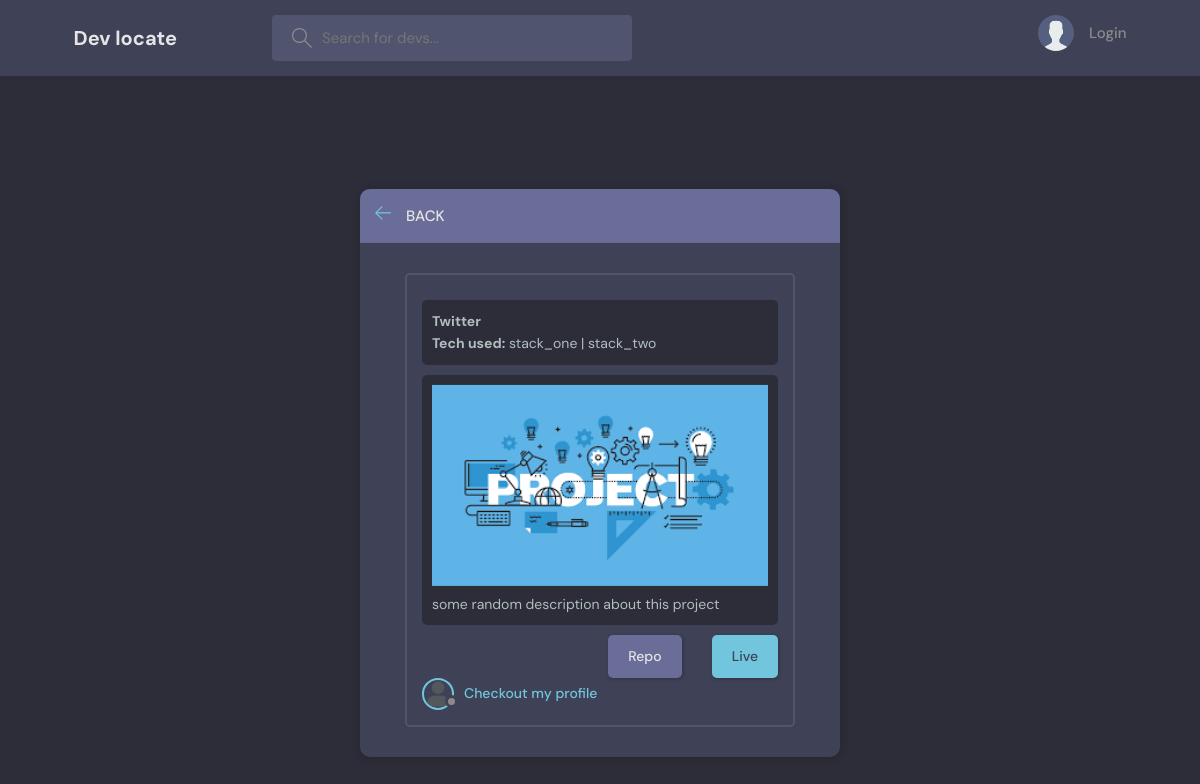
/project4/, run on an earlier commit of the app's database.
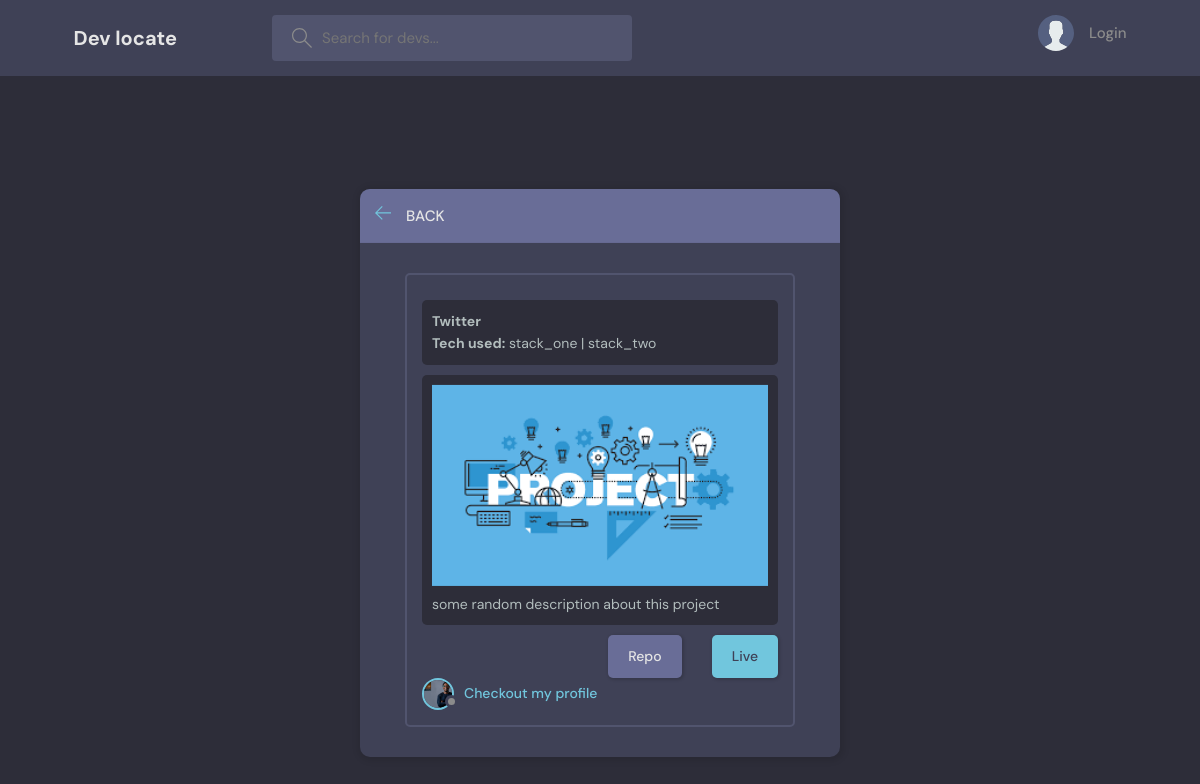
And on a later commit of the database.
### projects/models.py (models this page shows, shortened)
class Project(models.Model):
    engineer = models.ForeignKey(Engineer, on_delete=models.CASCADE)
    name = models.CharField(max_length=100)
    tech_used = models.CharField(max_length=200)
    updated = models.DateTimeField(auto_now=True)
    created = models.DateTimeField(auto_now_add=True)
    image = models.ImageField(default="project.png")
    description = models.TextField(null=True, blank=True)
    repo_url = models.URLField(null=True, blank=True)
    live_url = models.URLField(null=True, blank=True)
    make_public = models.BooleanField(default=False)
    @property
    def image_url(self):
        try:
            url = self.image.url
        except:
            url = ""
        return url
    class Meta:
        ordering = ["-created"]

### accounts/models.py (models this page shows, shortened)
class Engineer(AbstractUser):
    username = models.CharField(max_length=200, null=True)
    email = models.EmailField(unique=True, null=True)
    bio = models.TextField()
    avatar = models.ImageField(default="profile.png")
    country = models.CharField(max_length=200)
    years_of_experience = models.PositiveIntegerField(null=True, blank=True)
    tech_stack = models.CharField(null=True, blank=True, max_length=300)
    USERNAME_FIELD = "email"
    REQUIRED_FIELDS = ["username"]

### projects/views.py (the view)
# urls.py: path("project<str:pk>/", ProjectDetail.as_view(), name="detail_project"),
class ProjectDetail(DetailView):
    model = Project
    template_name = "../templates/detail.html"

### templates/detail.html
{% extends 'base.html' %}
{% block content %}
<main class="layout">
    <div class="container">
        <div class="layout__box" style="margin-top: 50px;">
            <div class="layout__boxHeader">
                <div class="layout__boxTitle">
                    <a href="{{request.META.HTTP_REFERER}}">
                        <svg version="1.1" xmlns="http://www.w3.org/2000/svg" width="32" height="32" viewBox="0 0 32 32">
                            <title>arrow-left</title>
                            <path
                                    d="M13.723 2.286l-13.723 13.714 13.719 13.714 1.616-1.611-10.96-10.96h27.625v-2.286h-27.625l10.965-10.965-1.616-1.607z"
                            ></path>
                        </svg>
                    </a>
                    <h3>back</h3>
                </div>
            </div>
            <div class="activities-page layout__body">
                <div class="activities__box">
                    <div class="activities__boxContent">
                        <div class="activities__boxRoomContent">
                            <h1>{{project.name|title}}</h1>
                            <span><strong>Tech used:</strong> {{project.tech_used}}</span>
                        </div>
                        <div class="activities__boxRoomContent">
                            <img src="{{project.image_url}}">
                            {{project.description}}
                        </div>
                        <div class="form__action" style="margin-top: 10px;">
                            <a class="btn btn--dark" target="_blank" href="{{project.repo_url}}">Repo</a>
                            <a class="btn btn--main" target="_blank" href="{{project.live_url}}">Live</a>
                        </div>
                    </div>
                    <div class="activities__boxHeader roomListRoom__header">
                        <a href="{% url 'profile' project.engineer.id %}" class="roomListRoom__author">
                            <div class="avatar avatar--small">
                                <img src="{{project.engineer.avatar.url}}" />
                            </div>
                            <p>
                                Checkout my profile
                            </p>
                        </a>
                    </div>
                </div>
            </div>
        </div>
    </div>
</main>
{% endblock %}

What changed in the data, as far as the page shows it:
changed through a linked row, Project "Twitter": engineer.avatar: picture added in place of a placeholder
